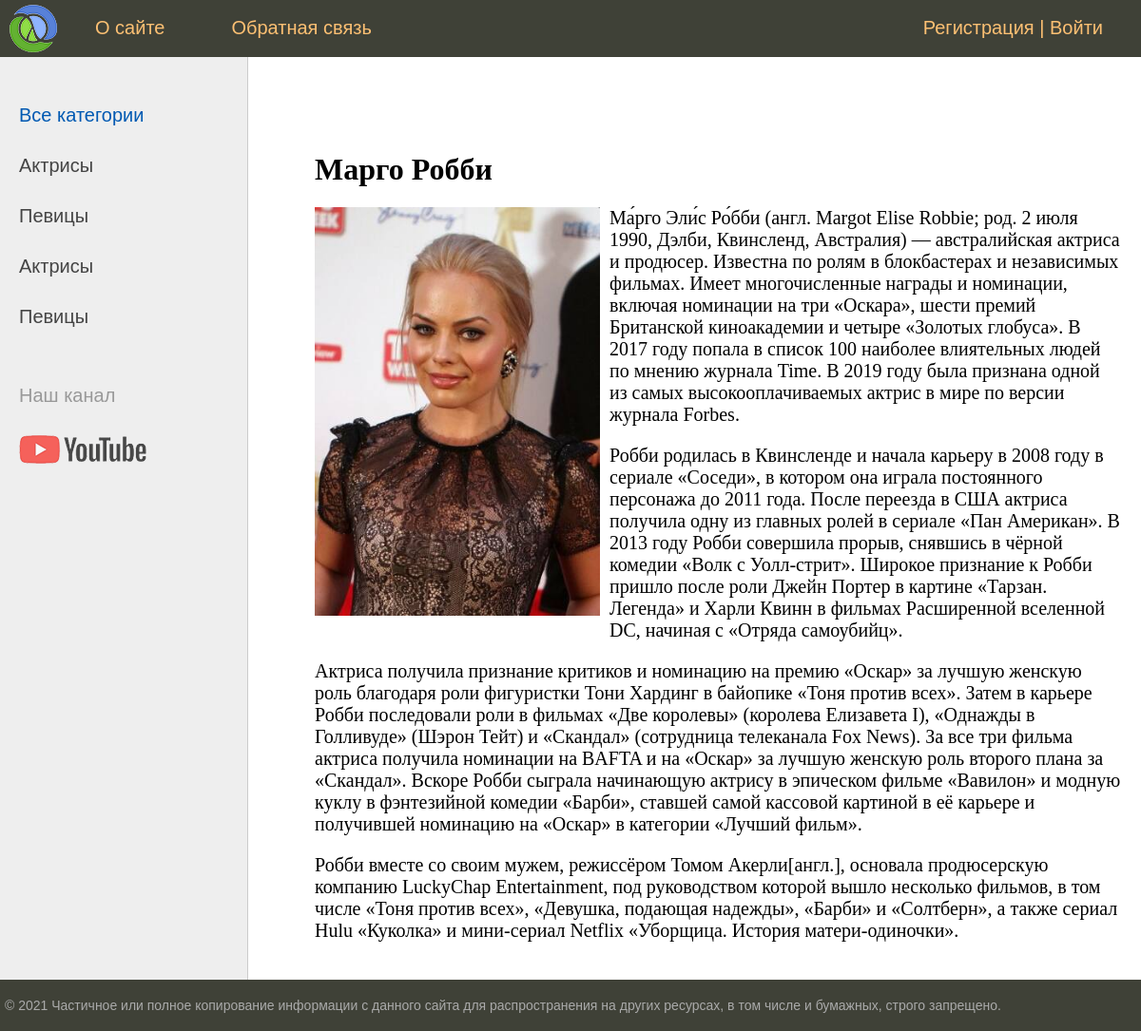
The page /post/margo-robbi/ on the database its author committed.
### women/models.py (models this page shows, shortened)
class Category(models.Model):
    name = models.CharField(max_length=100,db_index=True)
    slug = models.SlugField(max_length=255, unique=True, db_index=True, verbose_name="URL")
    def get_absolute_url(self):
        return reverse('category',kwargs={'cat_slug': self.slug})
    class Meta:
        verbose_name = 'Category'
        ordering = ['id']

class Women(models.Model):
    title = models.CharField(max_length=255,verbose_name="Заголовок")
    slug = models.SlugField(max_length=255,unique=True,db_index=True,verbose_name="URL")
    content = models.TextField(blank=True,verbose_name="Текст статьи")
    photo = models.ImageField(upload_to="photos/%Y/%m/%d/",verbose_name="Фото")
    time_create = models.DateTimeField(auto_now_add=True,verbose_name="Время создания")
    time_update = models.DateTimeField(auto_now=True,verbose_name="Время изменения")
    is_published = models.BooleanField(default=True,verbose_name="Публикация")
    cat = models.ForeignKey('Category', on_delete=models.PROTECT,verbose_name="Категории")
    def __str__(self):
        return self.title
    class Meta:
        verbose_name = 'Greate women'
        ordering = ['id']

### women/views.py (the view)
# urls.py: path('post/<slug:post_slug>/', ShowPost.as_view(), name='post'),
class ShowPost(DataMixin, DetailView):
    model = Women
    template_name = 'women/post.html'
    slug_url_kwarg = 'post_slug'
    context_object_name = 'post'
    def get_context_data(self, *, object_list=None, **kwargs):
        context = super().get_context_data(**kwargs)
        c_def = self.get_user_context(title=context['post'])
        return dict(list(context.items()) + list(c_def.items()))

### women/templatetags/women_tags.py (called while the page is built)
@register.inclusion_tag('women/list_categories.html')
def show_categories(sort=None, cat_selected=0):
    if not sort:
        cats = Category.objects.all()
    else:
        cats = Category.objects.order_by(sort)
    return {"cats": cats, "cat_selected": cat_selected}

### women/utils.py (called while the page is built)
    def get_user_context(self, **kwargs):
        context = kwargs
        cats = cache.get('cats')
        if not cats:
            cats = Category.objects.annotate(Count('women'))
            cache.set('cats', cats,60)
        user_menu = menu.copy()
        if not self.request.user.is_authenticated:
            user_menu.pop(1)
        context['menu'] = user_menu
        context['cats'] = cats
        if 'cat_selected' not in context:
            context['cat_selected'] = 0
        return context

### women/templates/women/post.html
{% extends 'women/base.html' %}
{% block content %}
<h1>{{post.title}}</h1>
{% if post.photo %}
<p><img class="img-article-left" src="{{post.photo.url}}"></p>
{% endif %}
{{post.content|linebreaks}}
{% endblock %}

### women/templates/women/base.html (shortened to what this page needs)
{% load static %}
{% load women_tags %}
<!DOCTYPE html>
<html>
<head>
	<link type="text/css" href="{% static 'women/css/styles.css' %}" rel="stylesheet" />
</head>
<body>
<table class="table-page" border=0 cellpadding="0" cellspacing="0">
<tr><td valign=top>
{% block mainmenu %}
		<div class="header">
			<ul id="mainmenu" class="mainmenu">
			<li class="logo"><a href="{% url 'home' %}"><div class="logo"></div></a></li>
{% for m in menu %}
			<li><a href="{% url m.url_name %}">{{m.title}}</a></li>
{% endfor %}
				{% if request.user.is_authenticated %}
				<li class="last"> {{user.username}} | <a href="{% url 'logout' %}">Выйти</a></li>
				{% else %}
				<li class="last"><a href="{% url 'register' %}">Регистрация</a> | <a href="{% url 'login' %}">Войти</a></li>
				{% endif %}
			</ul>
		</div>
{% endblock mainmenu %}
<table class="table-content" border=0 cellpadding="0" cellspacing="0">
<tr>
    {% load cache %}
	<td valign="top" class="left-chapters">
	<ul id="leftchapters">
        {% cache 60 sidebar %}
{% if cat_selected == 0 %}
		<li class="selected">Все категории</li>
{% else %}
		<li><a href="{% url 'home' %}">Все категории</a></li>
{% endif %}
{% show_categories cat_selected=cat_selected %}
{% for c in cats %}
{% if c.women__count > 0 %}
	{% if c.pk == cat_selected %}
		<li class="selected">{{c.name}}</li>
	{% else %}
		<li><a href="{{ c.get_absolute_url }}">{{c.name}}</a></li>
	{% endif %}
{% endif %}
{% endfor %}
        {% endcache %}
		<li class="share">
		<p>Наш канал</p>
		<a class="share-yt" href="https://www.youtube.com/channel/UClJzWfGWuGJL2t-3dYKcHTA/playlists" target="_blank" rel="nofollow"></a>
		</li>
	</ul>
</td>
<td valign="top" class="content">
	<div class="content-text">
{% block content %}
{% endblock %}
	</div>
</td></tr></table>
</td></tr>
<tr><td valign=top>
	<div id="footer">
		<p>&copy; 2021 Частичное или полное копирование информации с данного сайта для распространения на других ресурсах, в том числе и бумажных, строго запрещено.</p>
	</div>
</td></tr></table>
</body>
</html>

### women/templates/women/list_categories.html
{% for c in cats %}
	{% if c.pk == cat_selected %}
		<li class="selected">{{c.name}}</li>
	{% else %}
		<li><a href="{{ c.get_absolute_url }}">{{c.name}}</a></li>
	{% endif %}
{% endfor %}

### women/static/women/css/styles.css (style rules this page uses)
html, body { font-family: 'Arial'; margin: 0; padding: 0; height: 100%; width: 100%; color: #444; }
a { color: #0059b2; text-decoration: none; }
img { max-width: 600px; height: auto; }
img.img-article-left { max-width: 300px; height: auto; float: left; padding: 0 10px 10px 0; }
.table-page { width: 100%; height: 100%; vertical-align: top; }
.table-page tr { height: 100%; }
.header { background: #3F4137; height: 60px; }
.logo { background: url('../images/logo.png') no-repeat 10px 5px; width: 70px; height: 60px; }
ul.mainmenu { list-style: none; margin: 0; padding: 0; height: 60px; color: #fdc073; font-size: 20px; overflow: hidden; }
ul.mainmenu li { float: left; margin: 18px 40px 0 30px; }
ul.mainmenu li.logo { margin: 0; }
ul.mainmenu li.last { float: right; }
ul.mainmenu li a { color: #fdc073; text-decoration: none; }
.table-content { width: 100%; min-height: 100%; height: 100%; }
.left-chapters { margin: 0; background: #eee; border-right: 1px solid #ccc; min-height: 100%; }
.left-chapters ul { width: 230px; min-height: 100%; margin: 0; padding: 20px 10px 10px 20px; list-style: none; font-size: 20px; }
.left-chapters ul li { margin: 30px 0 0 0; color: #999; }
.left-chapters ul li.selected { color: #0059b2; }
.left-chapters ul li a { color: #444; text-decoration: none; }
.left-chapters ul li.share { margin: 60px 0 0 0; }
.left-chapters ul li.share p { margin: 30px 0 30px 0; }
.left-chapters ul li.share a { display: inline-block; width: 40px; height: 40px; margin: 0 20px 0 0; }
.left-chapters ul li.share a.share-yt { width: 100%; height: 30px; background: url('../images/share_yt.png') no-repeat 0 0 }
.content { padding: 40px 20px 20px 40px; width: 100%; box-sizing: border-box; }
.content-text { margin: 60px 0 0 30px; color: #000; font-size: 20px; font-family: Yandex Sans Display Light; }
.content-text h1 { font-size: 32px; }
#footer { box-sizing: border-box; background: #3F4137; padding: 5px; color: #aaa; font-size: 14px; font-family: Verdana, Geneva, Arial, Helvetica; text-align: left; overflow: hidden; }

### rows shown on the page
Category: name "Актрисы"
Category: name "Певицы"
Women: title "Марго Робби", photo (picture), content "Ма́рго Эли́с Ро́бби (англ. Margot Elise Robbie; род. 2 июля 1990, Дэлби, Квинсленд, Австралия) — австралийская актриса и продюсер. Известна по ролям в блокбастерах и независимых фильмах. Имеет многочисленные награды и номинации, включая номинации на три «Оскара», шести премий Британской киноакадемии и четыре «Золотых глобуса». В 2017 году попала в список 100 наиболее влиятельных людей по мнению журнала Time. В 2019 году была признана одной из самых высокооплачиваемых актрис в мире по версии журнала Forbes. Робби родилась в Квинсленде и начала карьеру в 2008 году в сериале «Соседи», в котором она играла постоянного персонажа до 2011 года. После переезда в США актриса получила одну из главных…"

### other values the page prints
{{ m.title }} "О сайте" "Обратная связь"
